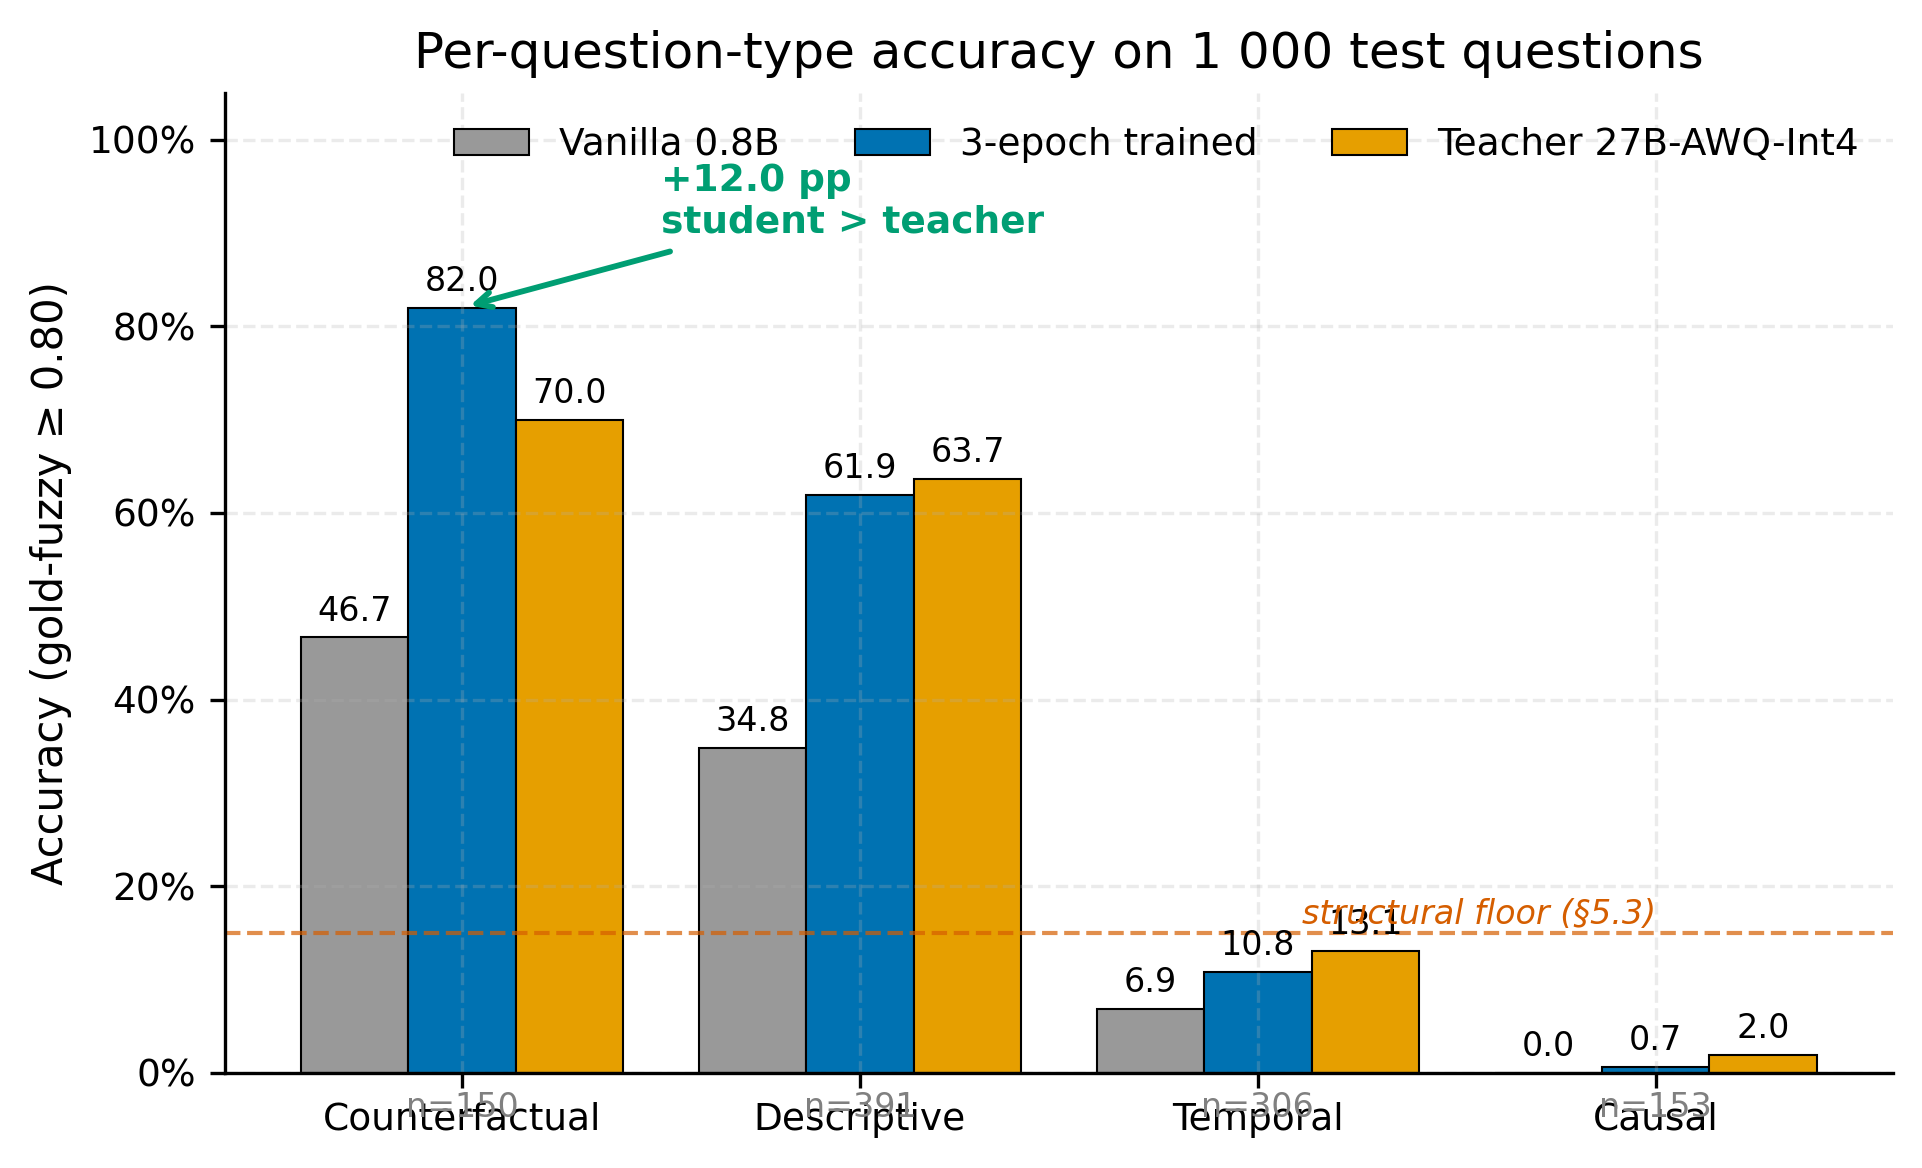

Here is the Python script that generated this plot:
"""F4 — Per-question-type accuracy: vanilla / 3-epoch / teacher × 4 qtypes.

Grouped bars per question type (4 groups × 3 bars), ordered by 3-epoch accuracy
descending. The +12 pp Counterfactual win is annotated; the structural floor
on Temporal/Causal is highlighted with a horizontal dashed line.

Source: predictions_test_{vanilla,trained_3ep,teacher}.jsonl.
Target report section: §4.7, replaces Table 4.6.
"""
from __future__ import annotations

import sys
from collections import defaultdict
from pathlib import Path

import matplotlib.pyplot as plt
import numpy as np

sys.path.insert(0, str(Path(__file__).parent))
from _metric import get_qtype, is_correct, load_jsonl
from _style import COLORS, FIGSIZE_WIDE, apply_style


ROOT = Path(__file__).parent.parent
PRED_FILES = {
    "vanilla":  ROOT / "predictions_test_vanilla.jsonl",
    "epoch3":   ROOT / "predictions_test_trained_3ep.jsonl",
    "teacher":  ROOT / "predictions_test_teacher.jsonl",
}
OUT = Path(__file__).parent / "F4_per_qtype.png"

# Reference values from the report's Table 4.6.
EXPECTED = {
    "Counterfactual": {"vanilla": 0.467, "epoch3": 0.820, "teacher": 0.700, "n": 150},
    "Descriptive":    {"vanilla": 0.348, "epoch3": 0.619, "teacher": 0.637, "n": 391},
    "Temporal":       {"vanilla": 0.069, "epoch3": 0.108, "teacher": 0.131, "n": 306},
    "Causal":         {"vanilla": 0.000, "epoch3": 0.007, "teacher": 0.020, "n": 153},
}


def main() -> None:
    apply_style()

    by_qtype: dict[str, dict[str, list[bool]]] = defaultdict(lambda: defaultdict(list))
    for label, path in PRED_FILES.items():
        for r in load_jsonl(path):
            qt = get_qtype(r)
            ok = is_correct(r["student_text"], r["gold"])
            by_qtype[qt][label].append(ok)

    accuracies: dict[str, dict[str, float]] = {}
    counts: dict[str, int] = {}
    for qt, by_model in by_qtype.items():
        accuracies[qt] = {m: sum(v) / len(v) for m, v in by_model.items()}
        counts[qt] = max(len(v) for v in by_model.values())

    # Drift check
    for qt, exp in EXPECTED.items():
        got = accuracies.get(qt, {})
        for model in ("vanilla", "epoch3", "teacher"):
            got_v = got.get(model)
            exp_v = exp[model]
            if got_v is None or abs(got_v - exp_v) > 0.005:
                print(f"FAIL: qtype={qt} model={model} expected={exp_v:.3f} got={got_v}")
                sys.exit(1)
        if counts[qt] != exp["n"]:
            print(f"WARN: qtype={qt} n={counts[qt]} expected={exp['n']}")

    # Order by 3-epoch accuracy desc
    qtypes = sorted(accuracies.keys(), key=lambda q: -accuracies[q]["epoch3"])

    fig, ax = plt.subplots(figsize=FIGSIZE_WIDE)
    x = np.arange(len(qtypes))
    width = 0.27

    vanilla_vals = [accuracies[q]["vanilla"] for q in qtypes]
    epoch3_vals  = [accuracies[q]["epoch3"]  for q in qtypes]
    teacher_vals = [accuracies[q]["teacher"] for q in qtypes]

    ax.bar(x - width, vanilla_vals, width, label="Vanilla 0.8B",
           color=COLORS["vanilla"], edgecolor="black", linewidth=0.5)
    ax.bar(x,         epoch3_vals,  width, label="3-epoch trained",
           color=COLORS["epoch3"],  edgecolor="black", linewidth=0.5)
    ax.bar(x + width, teacher_vals, width, label="Teacher 27B-AWQ-Int4",
           color=COLORS["teacher"], edgecolor="black", linewidth=0.5)

    # Annotate accuracy + n on each bar
    for xi, (q, vv, ev, tv) in enumerate(zip(qtypes, vanilla_vals, epoch3_vals, teacher_vals)):
        for off, val in zip([-width, 0, width], [vv, ev, tv]):
            ax.text(xi + off, val + 0.018, f"{val*100:.1f}",
                    ha="center", fontsize=8)
        ax.text(xi, -0.045, f"n={counts[q]}",
                ha="center", fontsize=8, color="gray", transform=ax.get_xaxis_transform())

    # +12.0 pp Counterfactual callout
    cf_idx = qtypes.index("Counterfactual")
    cf_3ep = accuracies["Counterfactual"]["epoch3"]
    cf_tch = accuracies["Counterfactual"]["teacher"]
    delta = (cf_3ep - cf_tch) * 100
    ax.annotate(
        f"+{delta:.1f} pp\nstudent > teacher",
        xy=(cf_idx, cf_3ep), xytext=(cf_idx + 0.5, cf_3ep + 0.08),
        fontsize=9, color=COLORS["delta_pos"], fontweight="bold",
        ha="left",
        arrowprops=dict(arrowstyle="->", color=COLORS["delta_pos"], lw=1.4),
    )

    # Structural-floor horizontal dashed line at 0.15
    ax.axhline(0.15, color=COLORS["delta_neg"], linestyle="--", lw=1.0, alpha=0.7)
    ax.text(len(qtypes) - 1, 0.16, "structural floor (§5.3)",
            ha="right", fontsize=8, color=COLORS["delta_neg"], fontstyle="italic")

    ax.set_xticks(x)
    ax.set_xticklabels(qtypes, fontsize=9)
    ax.set_ylabel("Accuracy (gold-fuzzy ≥ 0.80)")
    ax.set_ylim(0, 1.05)
    ax.set_yticks(np.arange(0, 1.01, 0.2))
    ax.set_yticklabels([f"{int(t*100)}%" for t in np.arange(0, 1.01, 0.2)])
    ax.set_title("Per-question-type accuracy on 1 000 test questions")
    ax.legend(loc="upper right", ncol=3)

    plt.tight_layout()
    plt.savefig(OUT)
    plt.close()

    print("F4: " + ", ".join(f"{q}(n={counts[q]}):v{accuracies[q]['vanilla']*100:.1f}/3{accuracies[q]['epoch3']*100:.1f}/t{accuracies[q]['teacher']*100:.1f}" for q in qtypes) + "  [matches Table 4.6 ±0.5pp]")


if __name__ == "__main__":
    main()
